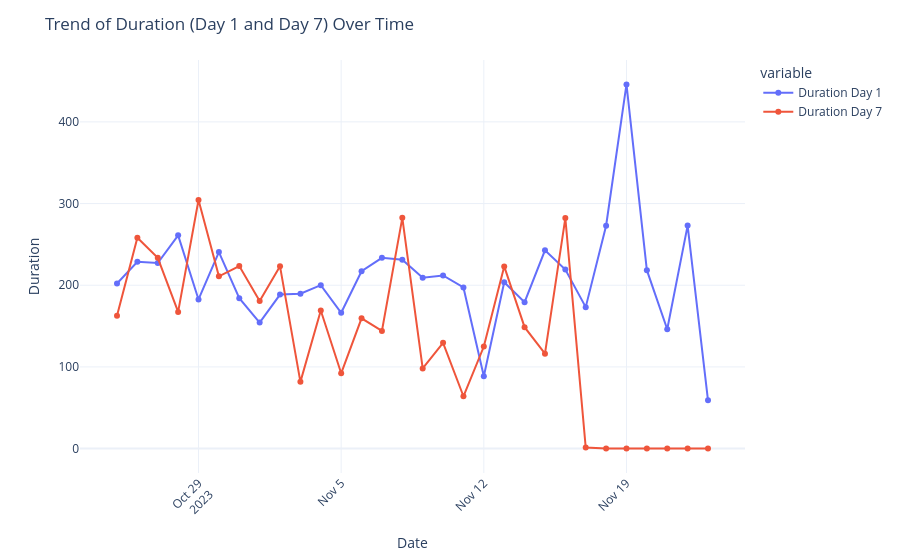

Write notebook code for a chart like this one.
### Markdown cell above
Now, let’s have a look at the trend of duration over time:

### Code cell
fig = px.line(data_frame=data, x='Date', y=['Duration Day 1', 'Duration Day 7'], markers=True, labels={'value': 'Duration'})
fig.update_layout(title='Trend of Duration (Day 1 and Day 7) Over Time', xaxis_title='Date', yaxis_title='Duration', xaxis=dict(tickangle=-45))
fig.show()

### Figure 1 — Plotly figure (JSON) as saved in the notebook; plotly's stock layout.template omitted (floating-point values rounded to 4 significant figures)
{"data": [{"hovertemplate": "variable=Duration Day 1<br>Date=%{x}<br>Duration=%{y}<extra></extra>", "legendgroup": "Duration Day 1", "line": {"color": "#636efa", "dash": "solid"}, "marker": {"symbol": "circle"}, "mode": "lines+markers", "name": "Duration Day 1", "orientation": "v", "showlegend": true, "type": "scatter", "x": ["2023-10-25T00:00:00", "2023-10-26T00:00:00", "2023-10-27T00:00:00", "2023-10-28T00:00:00", "2023-10-29T00:00:00", "2023-10-30T00:00:00", "2023-10-31T00:00:00", "2023-11-01T00:00:00", "2023-11-02T00:00:00", "2023-11-03T00:00:00", "2023-11-04T00:00:00", "2023-11-05T00:00:00", "2023-11-06T00:00:00", "2023-11-07T00:00:00", "2023-11-08T00:00:00", "2023-11-09T00:00:00", "2023-11-10T00:00:00", "2023-11-11T00:00:00", "2023-11-12T00:00:00", "2023-11-13T00:00:00", "2023-11-14T00:00:00", "2023-11-15T00:00:00", "2023-11-16T00:00:00", "2023-11-17T00:00:00", "2023-11-18T00:00:00", "2023-11-19T00:00:00", "2023-11-20T00:00:00", "2023-11-21T00:00:00", "2023-11-22T00:00:00", "2023-11-23T00:00:00"], "xaxis": "x", "y": [202.2, 228.6, 227.2, 261.1, 182.6, 240.5, 184.2, 154.3, 188.5, 189.7, 200.0, 166.3, 217.1, 233.6, 231.4, 209.1, 211.9, 197.3, 88.64, 203.6, 179.3, 242.8, 219.2, 173.2, 272.9, 445.9, 218.4, 146.2, 273.0, 59.05], "yaxis": "y"}, {"hovertemplate": "variable=Duration Day 7<br>Date=%{x}<br>Duration=%{y}<extra></extra>", "legendgroup": "Duration Day 7", "line": {"color": "#EF553B", "dash": "solid"}, "marker": {"symbol": "circle"}, "mode": "lines+markers", "name": "Duration Day 7", "orientation": "v", "showlegend": true, "type": "scatter", "x": ["2023-10-25T00:00:00", "2023-10-26T00:00:00", "2023-10-27T00:00:00", "2023-10-28T00:00:00", "2023-10-29T00:00:00", "2023-10-30T00:00:00", "2023-10-31T00:00:00", "2023-11-01T00:00:00", "2023-11-02T00:00:00", "2023-11-03T00:00:00", "2023-11-04T00:00:00", "2023-11-05T00:00:00", "2023-11-06T00:00:00", "2023-11-07T00:00:00", "2023-11-08T00:00:00", "2023-11-09T00:00:00", "2023-11-10T00:00:00", "2023-11-11T00:00:00", "2023-11-12T00:00:00", "2023-11-13T00:00:00", "2023-11-14T00:00:00", "2023-11-15T00:00:00", "2023-11-16T00:00:00", "2023-11-17T00:00:00", "2023-11-18T00:00:00", "2023-11-19T00:00:00", "2023-11-20T00:00:00", "2023-11-21T00:00:00", "2023-11-22T00:00:00", "2023-11-23T00:00:00"], "xaxis": "x", "y": [162.5, 258.1, 233.6, 167.4, 304.4, 210.9, 223.5, 180.7, 223.1, 81.71, 169.0, 92.2, 159.5, 144.1, 282.5, 98.1, 129.5, 64.08, 124.9, 223.1, 148.7, 116.2, 282.2, 1.25, 0.0, 0.0, 0.0, 0.0, 0.0, 0.0], "yaxis": "y"}], "layout": {"legend": {"title": {"text": "variable"}, "tracegroupgap": 0}, "margin": {"t": 60}, "title": {"text": "Trend of Duration (Day 1 and Day 7) Over Time"}, "xaxis": {"anchor": "y", "domain": [0, 1], "tickangle": -45, "title": {"text": "Date"}}, "yaxis": {"anchor": "x", "domain": [0, 1], "title": {"text": "Duration"}}}}
